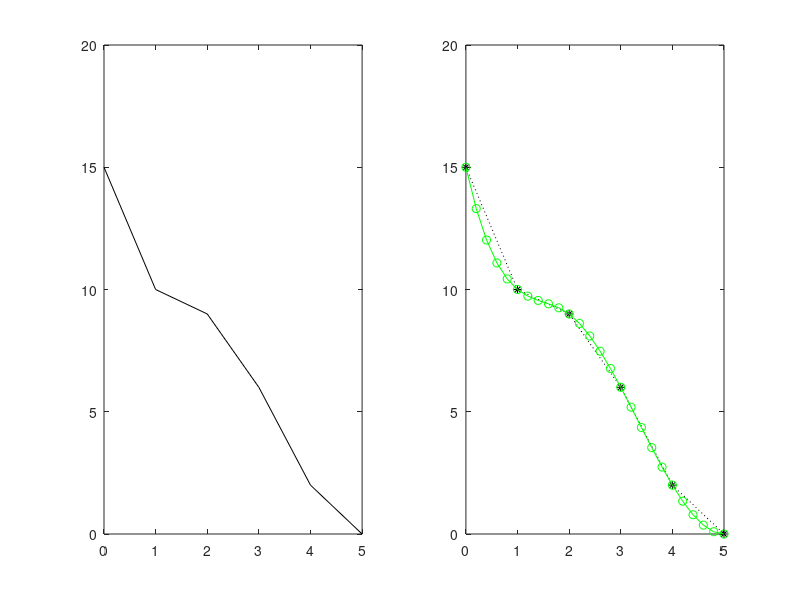

Here is the MATLAB script that generated this plot:
x = 0:5;
y = [15, 10, 9, 6,2,0];
z = interp1(x,y,3.5,'linear')
new_x = 0:0.2:5;
new_y = interp1(x,y,new_x)
subplot(1,2,1), plot(x,y,'k-');
subplot(1,2,2),plot(new_x,new_y,'mv:');
z1 = interp1(new_x,new_y,3.5,'spline')
new_y_spline = interp1(x,y,new_x,'spline');
plot(x,y,'k*:',new_x,new_y_spline,'-go')
set(gcf,'color','w');
x1=[2, 4, 7, 9, 11, 16];
y1=[15, 10, 9, 6,2,0];
z2=interp1(x1,y1,3.5,'spline')

disp('new_x        new_y        new_y_spline')
for new_x=0:0.2:5
  new_y=interp1(x,y,new_x);
  new_y_spline = interp1(x,y,new_x,'spline'); 
  fprintf('%f         %f          %f\n',new_x, new_y, new_y_spline);
end